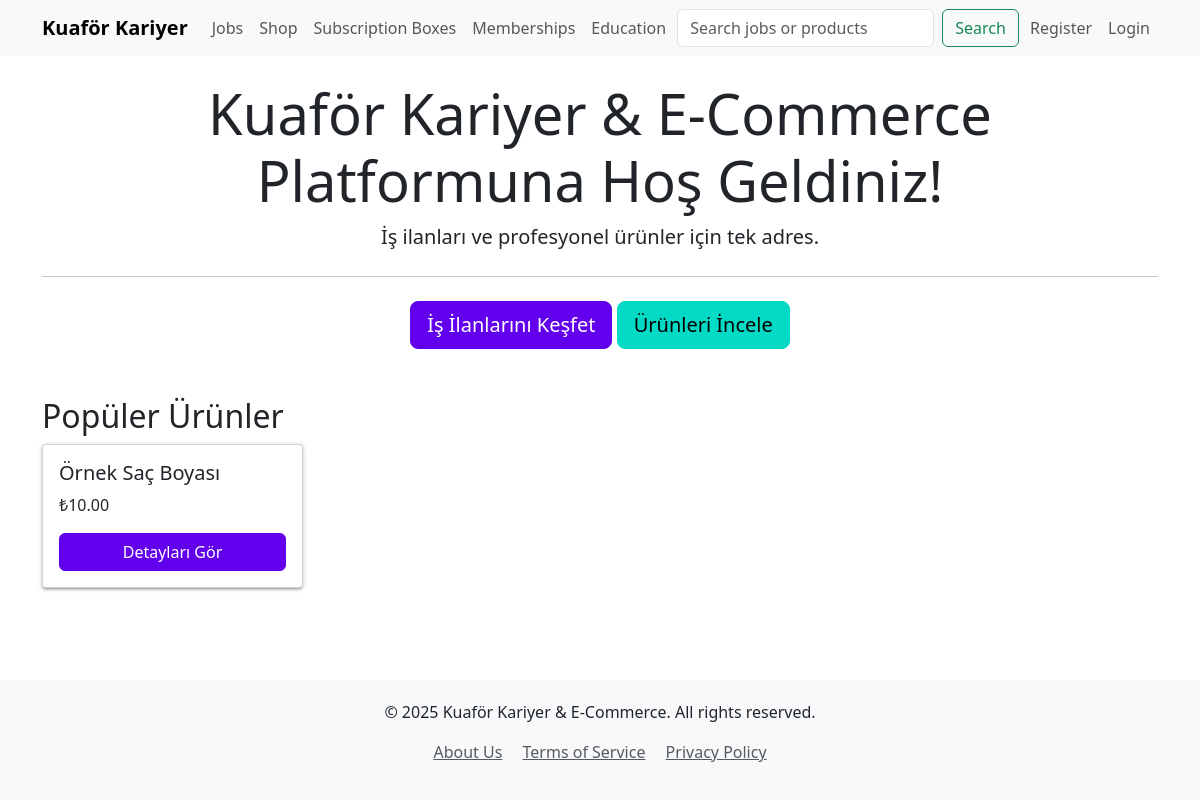
Before: / with the older database file.
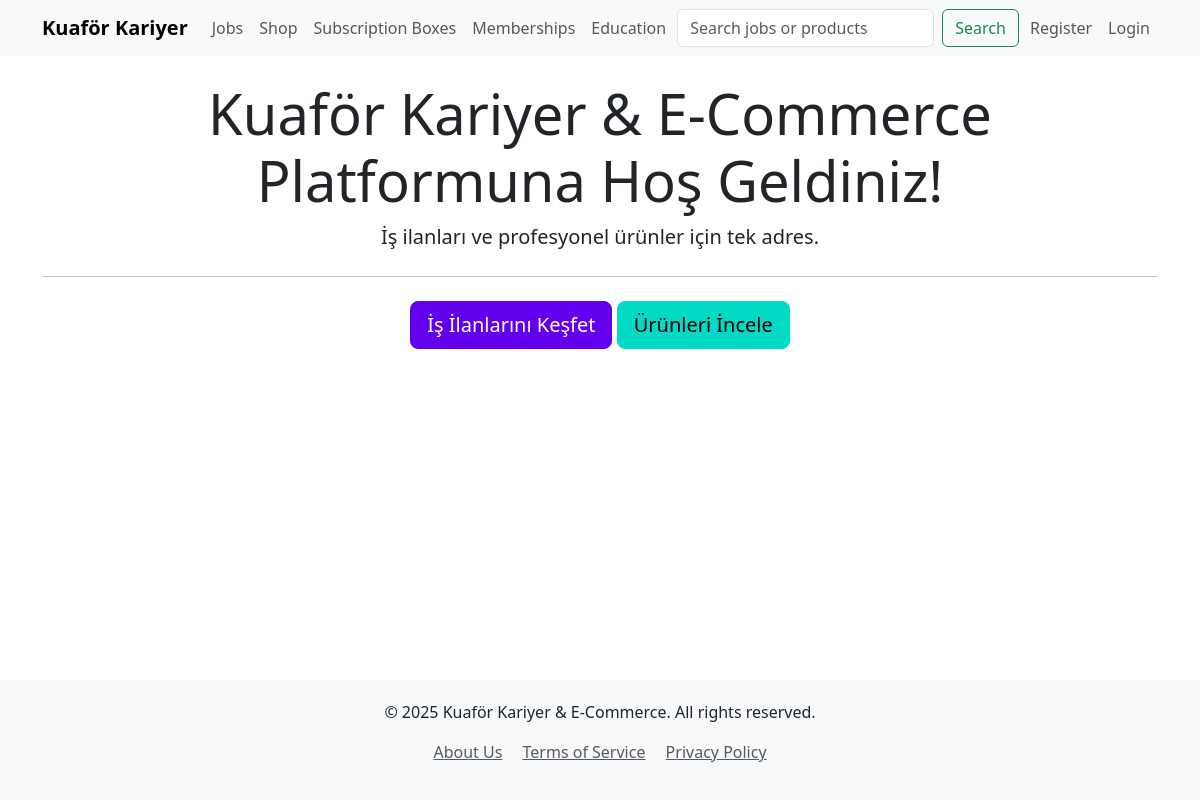
After: the same page with the newer database file.
### shop/models.py (models this page shows, shortened)
class Product(models.Model):
    category = models.ForeignKey(ProductCategory, related_name='products', on_delete=models.SET_NULL, null=True, blank=True)
    name = models.CharField(max_length=255)
    description = models.TextField()
    price = models.DecimalField(max_digits=10, decimal_places=2)
    stock = models.PositiveIntegerField(default=0)
    image = models.ImageField(upload_to='products/', blank=True, null=True)
    is_active = models.BooleanField(default=True)
    slug = models.SlugField(max_length=255, unique=True, blank=True, null=True)

### kuafor_platform_project/views.py (the view)
# urls.py: path('', views.home, name='home'),
def home(request):
    recently_viewed_product_ids = request.session.get('recently_viewed_products', [])
    recently_viewed_products = Product.objects.filter(id__in=recently_viewed_product_ids)
    preserved_products = Case(*[When(pk=pk, then=pos) for pos, pk in enumerate(recently_viewed_product_ids)])
    recently_viewed_products = recently_viewed_products.order_by(preserved_products)
    recently_viewed_job_ids = request.session.get('recently_viewed_jobs', [])
    recently_viewed_jobs = JobPosting.objects.filter(id__in=recently_viewed_job_ids)
    preserved_jobs = Case(*[When(pk=pk, then=pos) for pos, pk in enumerate(recently_viewed_job_ids)])
    recently_viewed_jobs = recently_viewed_jobs.order_by(preserved_jobs)
    featured_jobs = JobPosting.objects.filter(employer__user_membership__membership_plan__featured_listings=True, is_active=True).order_by('-created_at')[:3]
    popular_products = Product.objects.all()[:3]
    unread_notifications_count = 0
    if request.user.is_authenticated:
        unread_notifications_count = Notification.objects.filter(user=request.user, is_read=False).count()
    context = {
        'recently_viewed_products': recently_viewed_products,
        'recently_viewed_jobs': recently_viewed_jobs,
        'featured_jobs': featured_jobs,
        'popular_products': popular_products,
        'unread_notifications_count': unread_notifications_count,
    }
    return render(request, 'home.html', context)

### notifications/context_processors.py (called while the page is built, shortened)
def notifications_context(request):
    return {}

### templates/home.html (shortened to what this page needs)
{% extends 'base.html' %}
{% block content %}
<div class="jumbotron text-center">
    <h1 class="display-4">Kuaför Kariyer & E-Commerce Platformuna Hoş Geldiniz!</h1>
    <p class="lead">İş ilanları ve profesyonel ürünler için tek adres.</p>
    <hr class="my-4">
    <p>
        <a class="btn btn-primary btn-lg" href="{% url 'jobs:job_post_list' %}" role="button">İş İlanlarını Keşfet</a>
        <a class="btn btn-success btn-lg" href="{% url 'shop:product_list' %}" role="button">Ürünleri İncele</a>
    </p>
</div>
{% if popular_products %}
<div class="mt-5">
    <h2>Popüler Ürünler</h2>
    <div class="row">
        {% for product in popular_products %}
        <div class="col-6 col-md-3 mb-4">
            <div class="card h-100">
                <div class="card-body d-flex flex-column">
                    <h5 class="card-title">{{ product.name }}</h5>
                    <p class="card-text">₺{{ product.price|floatformat:2 }}</p>
                    <a href="{% url 'shop:product_detail' product.slug product.pk %}" class="btn btn-primary mt-auto">Detayları Gör</a>
                </div>
            </div>
        </div>
        {% endfor %}
    </div>
</div>
{% endif %}
{% endblock %}

Changed rows visible on the page:
removed Product: name "Örnek Saç Boyası", price "10.00"
Other visible differences:
text no longer shown: "Popüler Ürünler"
